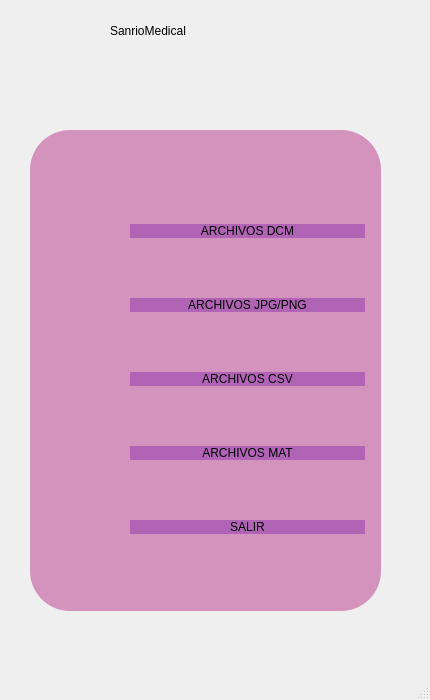
<?xml version="1.0" encoding="UTF-8"?>
<ui version="4.0">
 <class>MainWindow</class>
 <widget class="QMainWindow" name="MainWindow">
  <property name="geometry">
   <rect>
    <x>0</x>
    <y>0</y>
    <width>430</width>
    <height>700</height>
   </rect>
  </property>
  <property name="windowTitle">
   <string>MainWindow</string>
  </property>
  <widget class="QWidget" name="centralwidget">
   <widget class="QWidget" name="widget" native="true">
    <property name="geometry">
     <rect>
      <x>10</x>
      <y>0</y>
      <width>391</width>
      <height>611</height>
     </rect>
    </property>
    <property name="styleSheet">
     <string notr="true">QPushButton#pushButton{
background-color: rgba(0,0,0,100);

border-radius: 15px;

}

QPushButton#pushButton:hover{
background-color: rgba(0,0,0,120);
border-radius: 15px;

}

QPushButton#pushButton:pressed{
background-color: rgba(0,0,0,140);
border-radius: 15px;

}</string>
    </property>
    <widget class="QLabel" name="label">
     <property name="geometry">
      <rect>
       <x>20</x>
       <y>130</y>
       <width>351</width>
       <height>481</height>
      </rect>
     </property>
     <property name="styleSheet">
      <string notr="true">background-color: rgba(210, 145, 188,250);
border-bottom-left-radius: 40px;
border-bottom-right-radius: 40px;
border-top-left-radius: 40px;
border-top-right-radius: 40px;</string>
     </property>
     <property name="text">
      <string/>
     </property>
    </widget>
    <widget class="QLabel" name="label_4">
     <property name="geometry">
      <rect>
       <x>130</x>
       <y>60</y>
       <width>141</width>
       <height>131</height>
      </rect>
     </property>
     <property name="styleSheet">
      <string notr="true">border-image: url(:/icoon/icon/logomed.png);</string>
     </property>
     <property name="text">
      <string/>
     </property>
    </widget>
    <widget class="QWidget" name="verticalLayoutWidget_4">
     <property name="geometry">
      <rect>
       <x>120</x>
       <y>170</y>
       <width>235</width>
       <height>421</height>
      </rect>
     </property>
     <layout class="QVBoxLayout" name="verticalLayout_7">
      <item>
       <widget class="QPushButton" name="pushButton_4">
        <property name="cursor">
         <cursorShape>PointingHandCursor</cursorShape>
        </property>
        <property name="styleSheet">
         <string notr="true">QPushButton#pushButton_4{
background-color: rgb(177, 100, 182);
font: 14pt &quot;Comic Sans MS&quot;;
border-radius: 15px;
}
QPushButton#pushButton_4:hover{
background-color: rgba(177, 100, 182,120);
font: 14pt &quot;Comic Sans MS&quot;;
border-radius: 15px;
}
QPushButton#pushButton_4:pressed{
background-color: rgba(177, 100, 182,140);
font: 14pt &quot;Comic Sans MS&quot;;
border-radius: 15px;
}</string>
        </property>
        <property name="text">
         <string>ARCHIVOS DCM</string>
        </property>
       </widget>
      </item>
      <item>
       <widget class="QPushButton" name="pushButton_5">
        <property name="cursor">
         <cursorShape>PointingHandCursor</cursorShape>
        </property>
        <property name="styleSheet">
         <string notr="true">QPushButton#pushButton_5{
background-color: rgb(177, 100, 182);
font: 14pt &quot;Comic Sans MS&quot;;
border-radius: 15px;
}
QPushButton#pushButton_5:hover{
background-color: rgba(177, 100, 182,120);
font: 14pt &quot;Comic Sans MS&quot;;
border-radius: 15px;
}
QPushButton#pushButton_5:pressed{
background-color: rgba(177, 100, 182,140);
font: 14pt &quot;Comic Sans MS&quot;;
border-radius: 15px;
}</string>
        </property>
        <property name="text">
         <string>ARCHIVOS JPG/PNG</string>
        </property>
       </widget>
      </item>
      <item>
       <widget class="QPushButton" name="pushButton_3">
        <property name="cursor">
         <cursorShape>PointingHandCursor</cursorShape>
        </property>
        <property name="styleSheet">
         <string notr="true">QPushButton#pushButton_3{
background-color: rgb(177, 100, 182);
font: 14pt &quot;Comic Sans MS&quot;;
border-radius: 15px;
}
QPushButton#pushButton_3:hover{
background-color: rgba(177, 100, 182,120);
font: 14pt &quot;Comic Sans MS&quot;;
border-radius: 15px;
}
QPushButton#pushButton_3:pressed{
background-color: rgba(177, 100, 182,140);
font: 14pt &quot;Comic Sans MS&quot;;
border-radius: 15px;
}</string>
        </property>
        <property name="text">
         <string>ARCHIVOS CSV</string>
        </property>
       </widget>
      </item>
      <item>
       <widget class="QPushButton" name="pushButton_2">
        <property name="cursor">
         <cursorShape>PointingHandCursor</cursorShape>
        </property>
        <property name="styleSheet">
         <string notr="true">QPushButton#pushButton_2{
background-color: rgb(177, 100, 182);
font: 14pt &quot;Comic Sans MS&quot;;
border-radius: 15px;
}
QPushButton#pushButton_2:hover{
background-color: rgba(177, 100, 182,120);
font: 14pt &quot;Comic Sans MS&quot;;
border-radius: 15px;
}
QPushButton#pushButton_2:pressed{
background-color: rgba(177, 100, 182,140);
font: 14pt &quot;Comic Sans MS&quot;;
border-radius: 15px;
}</string>
        </property>
        <property name="text">
         <string>ARCHIVOS MAT</string>
        </property>
       </widget>
      </item>
      <item>
       <widget class="QPushButton" name="pushButton">
        <property name="cursor">
         <cursorShape>PointingHandCursor</cursorShape>
        </property>
        <property name="styleSheet">
         <string notr="true">QPushButton#pushButton{
background-color: rgb(177, 100, 182);
font: 14pt &quot;Comic Sans MS&quot;;
border-radius: 15px;
}
QPushButton#pushButton:hover{
background-color: rgba(177, 100, 182,120);
font: 14pt &quot;Comic Sans MS&quot;;
border-radius: 15px;
}
QPushButton#pushButton:pressed{
background-color: rgba(177, 100, 182,140);
font: 14pt &quot;Comic Sans MS&quot;;
border-radius: 15px;
}</string>
        </property>
        <property name="text">
         <string>SALIR</string>
        </property>
       </widget>
      </item>
     </layout>
    </widget>
    <widget class="QWidget" name="verticalLayoutWidget">
     <property name="geometry">
      <rect>
       <x>30</x>
       <y>170</y>
       <width>81</width>
       <height>421</height>
      </rect>
     </property>
     <layout class="QVBoxLayout" name="verticalLayout">
      <item>
       <widget class="QLabel" name="label_3">
        <property name="styleSheet">
         <string notr="true">border-image: url(:/icoon/icon/HK6.png);</string>
        </property>
        <property name="text">
         <string/>
        </property>
       </widget>
      </item>
      <item>
       <widget class="QLabel" name="label_6">
        <property name="styleSheet">
         <string notr="true">border-image: url(:/icoon/icon/P1.png);</string>
        </property>
        <property name="text">
         <string/>
        </property>
       </widget>
      </item>
      <item>
       <widget class="QLabel" name="label_5">
        <property name="styleSheet">
         <string notr="true">border-image: url(:/icoon/icon/M1.png);</string>
        </property>
        <property name="text">
         <string/>
        </property>
       </widget>
      </item>
      <item>
       <widget class="QLabel" name="label_11">
        <property name="styleSheet">
         <string notr="true">border-image: url(:/icoon/icon/c1.png);</string>
        </property>
        <property name="text">
         <string/>
        </property>
       </widget>
      </item>
      <item>
       <widget class="QLabel" name="label_2">
        <property name="styleSheet">
         <string notr="true">border-image: url(:/icoon/icon/K1.png);</string>
        </property>
        <property name="text">
         <string/>
        </property>
       </widget>
      </item>
     </layout>
    </widget>
    <widget class="QLabel" name="label_12">
     <property name="geometry">
      <rect>
       <x>100</x>
       <y>10</y>
       <width>231</width>
       <height>41</height>
      </rect>
     </property>
     <property name="styleSheet">
      <string notr="true">font: 20pt &quot;Comic Sans MS&quot;;</string>
     </property>
     <property name="text">
      <string>SanrioMedical</string>
     </property>
    </widget>
   </widget>
  </widget>
  <widget class="QStatusBar" name="statusbar"/>
 </widget>
 <resources>
  <include location="res.qrc"/>
  <include location="icon.qrc"/>
 </resources>
 <connections/>
</ui>
